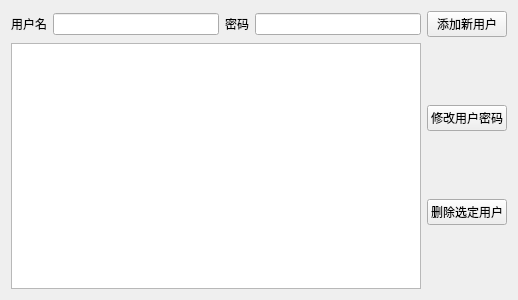
<?xml version="1.0" encoding="UTF-8"?>
<ui version="4.0">
 <class>MainWidget</class>
 <widget class="QWidget" name="MainWidget">
  <property name="geometry">
   <rect>
    <x>0</x>
    <y>0</y>
    <width>518</width>
    <height>300</height>
   </rect>
  </property>
  <property name="windowTitle">
   <string>MainWidget</string>
  </property>
  <layout class="QVBoxLayout" name="verticalLayout_2">
   <item>
    <layout class="QHBoxLayout" name="horizontalLayout">
     <item>
      <widget class="QLabel" name="label">
       <property name="text">
        <string>用户名</string>
       </property>
      </widget>
     </item>
     <item>
      <widget class="QLineEdit" name="lineEditUser"/>
     </item>
     <item>
      <widget class="QLabel" name="label_2">
       <property name="text">
        <string>密码</string>
       </property>
      </widget>
     </item>
     <item>
      <widget class="QLineEdit" name="lineEditPassword"/>
     </item>
     <item>
      <widget class="QPushButton" name="pushButtonAddUser">
       <property name="text">
        <string>添加新用户</string>
       </property>
      </widget>
     </item>
    </layout>
   </item>
   <item>
    <layout class="QHBoxLayout" name="horizontalLayout_2">
     <item>
      <widget class="QListWidget" name="listWidgetShow"/>
     </item>
     <item>
      <layout class="QVBoxLayout" name="verticalLayout">
       <item>
        <widget class="QPushButton" name="pushButtonChangePassword">
         <property name="text">
          <string>修改用户密码</string>
         </property>
        </widget>
       </item>
       <item>
        <widget class="QPushButton" name="pushButtonDelUser">
         <property name="text">
          <string>删除选定用户</string>
         </property>
        </widget>
       </item>
      </layout>
     </item>
    </layout>
   </item>
  </layout>
 </widget>
 <layoutdefault spacing="6" margin="11"/>
 <resources/>
 <connections/>
</ui>
